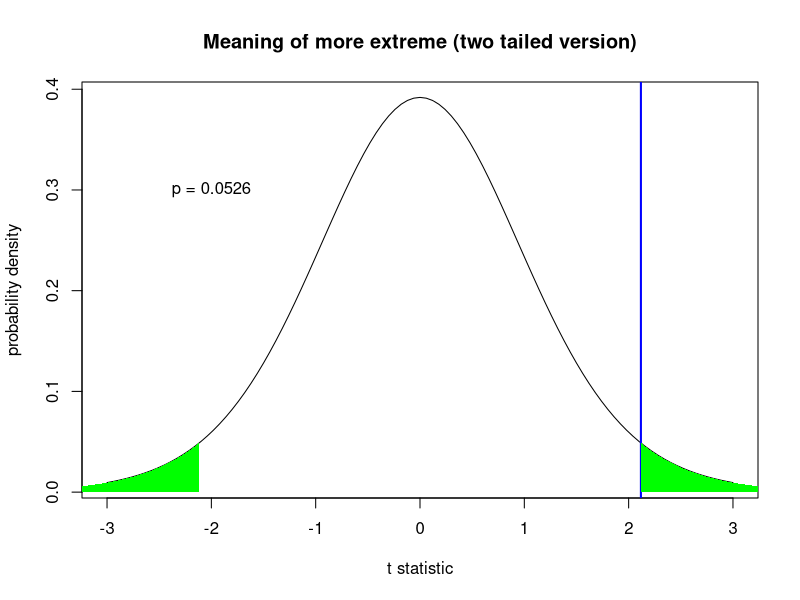
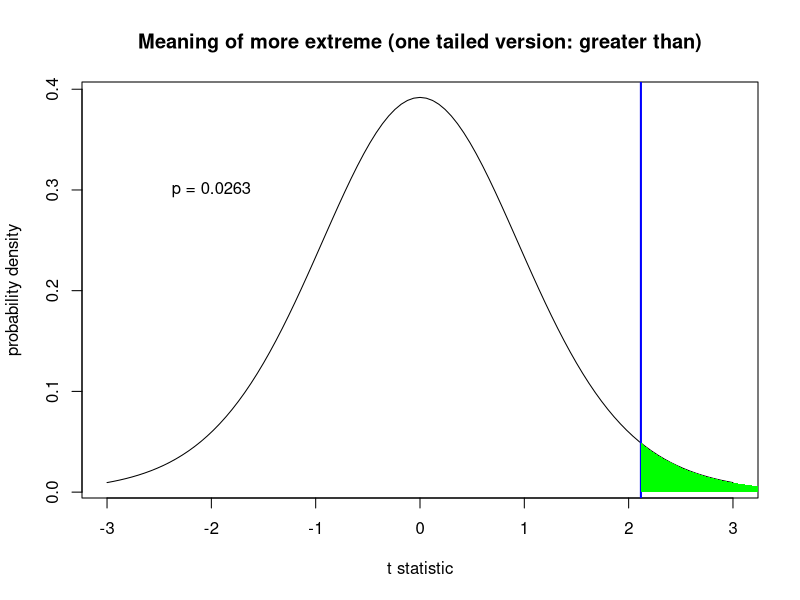
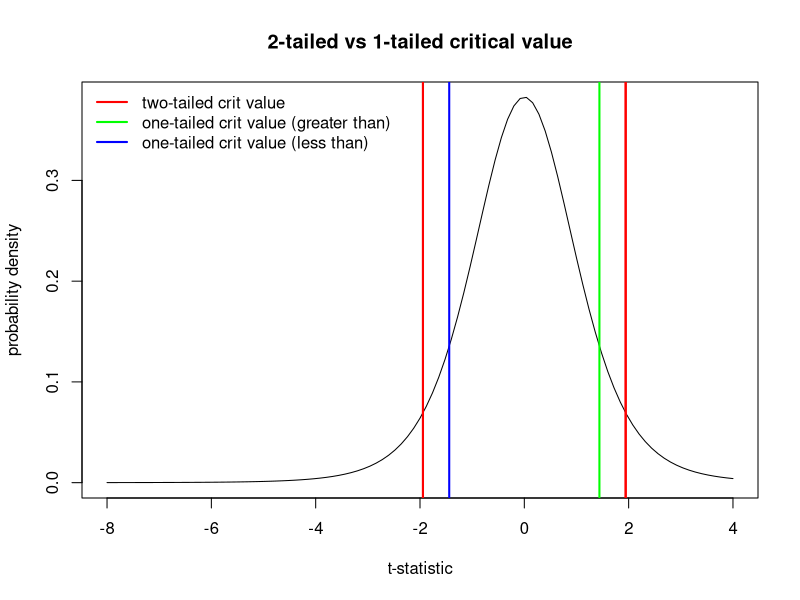
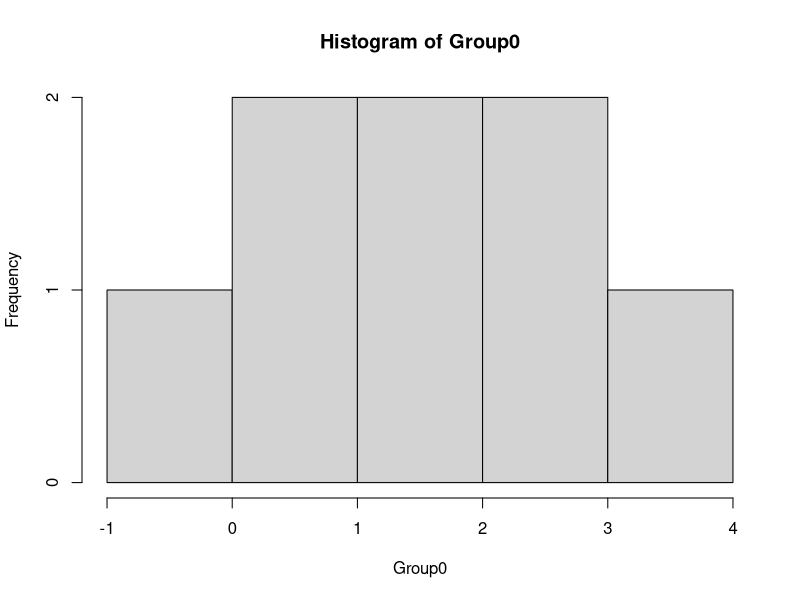
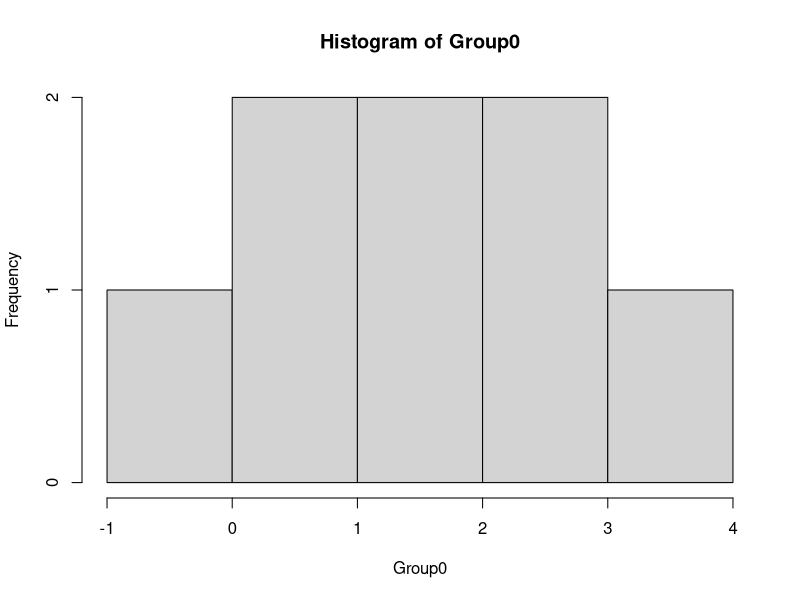
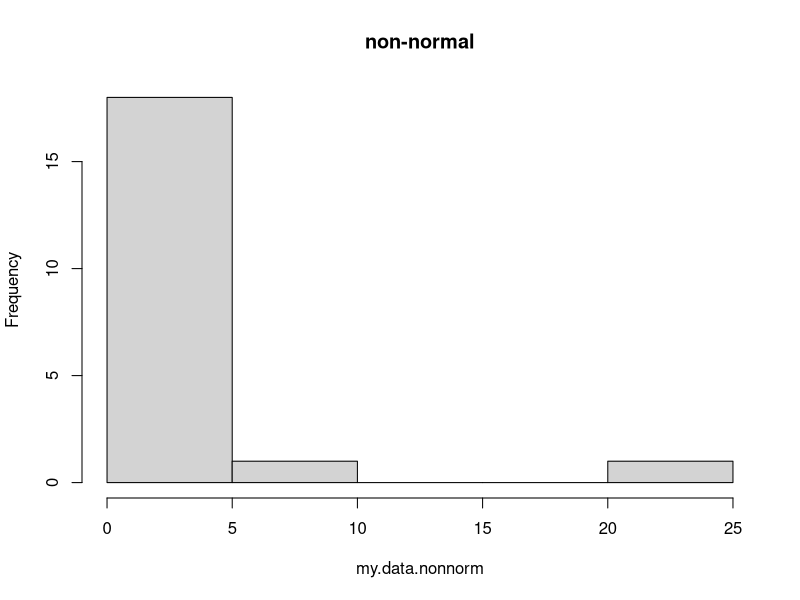
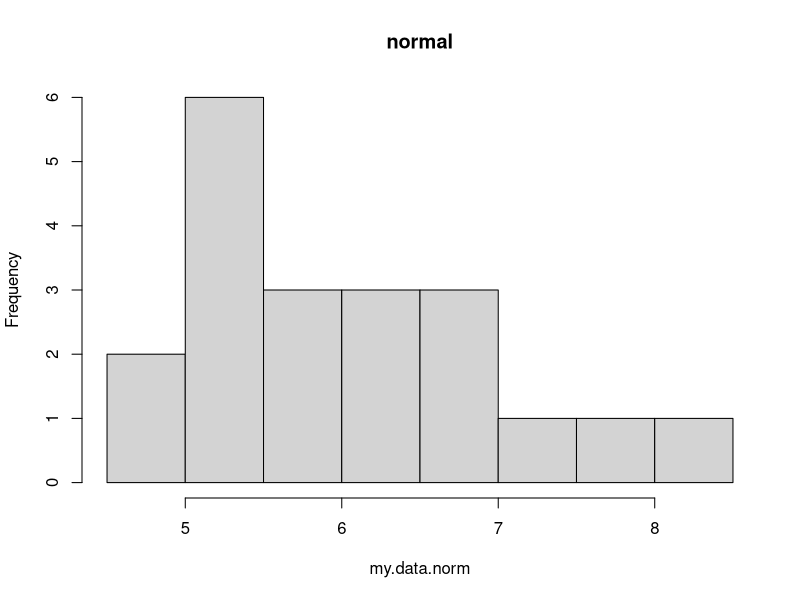
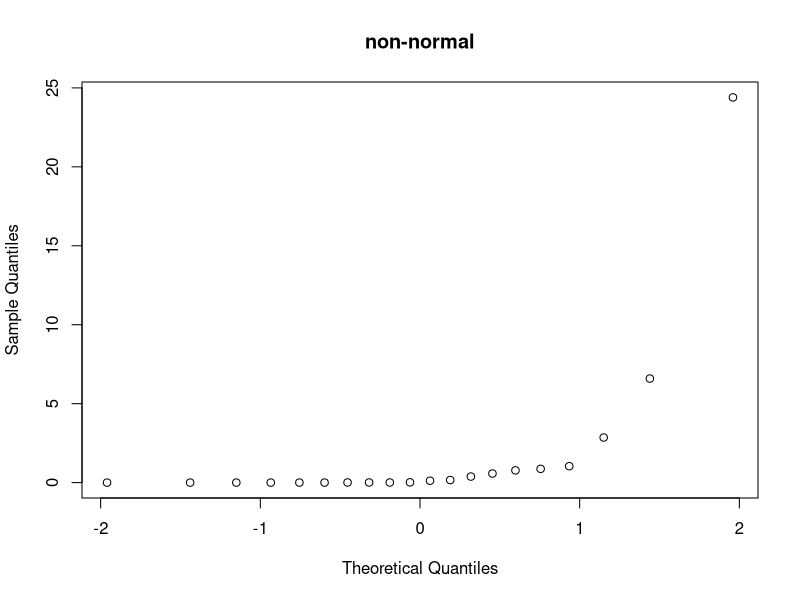

Reproduce these figures in R, in order.

############################################################
####                                                    ####  
####  NRES 710, Lecture 2                               ####
####                                                    ####
####  Kevin Shoemaker and Ben Sullivan                  #### 
####  University of Nevada, Reno                        ####
####                                                    #### 
############################################################


############################################################
####  T-tests                                           ####
############################################################



### one sample t-test (paired t-test is a type of one sample t-test)

sample.data <- rgamma(10,2,.1)
null.mean <- 10

sample.size <- length(sample.data)
sample.mean <- mean(sample.data)
sample.sd <- sd(sample.data)
std.err <- sample.sd/sqrt(sample.size)
t.stat <- (sample.mean-null.mean)/std.err

t.crit <- abs(qt(0.025,sample.size-1))   # for 2-tailed test

p.val <- (1-pt(abs(t.stat),sample.size-1))*2   # 


### alternatively use the t.test function:

t.test(sample.data,mu=null.mean)   # should get the same answer!



### two sample t-test 

sample.data.1 <- rnorm(15,55,10)
sample.data.2 <- rnorm(10,45,10)

sample.size.1 <- length(sample.data.1)
sample.size.2 <- length(sample.data.2)
sample.size.pooled <- length(sample.data.1) + length(sample.data.2)

sample.mean1 <- mean(sample.data.1)
sample.mean2 <- mean(sample.data.2)

sample.sd1 <- sd(sample.data.1)
sample.sd2 <- sd(sample.data.2)
sample.sd.pooled <- sqrt(((sample.size.1-1)*sample.sd1^2 + (sample.size.2-1)*sample.sd2^2)/(sample.size.pooled-2))

std.err.pooled <- sample.sd.pooled*sqrt(1/sample.size.1+1/sample.size.2)
t.stat <- (sample.mean1-sample.mean2)/std.err.pooled

t.crit <- abs(qt(0.025,sample.size-1))   # for 2-tailed test

p.val <- (1-pt(abs(t.stat),sample.size.pooled-2))*2   # 2-tailed test



### alternatively use the t.test function:

t.test(sample.data.1,sample.data.2,var.equal = T)   # should get the same answer!



# one vs two tailed demo

#my.data <- rnorm(15, 0.5, 1)   # generate sample data
my.data <- c(0.20119786,1.41700898,-0.72426698,0.44006284,0.01487128,-0.19031680,1.75470699,-0.81992816,2.31978530,  2.71442595,-0.31461411,0.52086138,-0.50580117,1.52260888,0.76454698)
samp.mean <- mean(my.data)
samp.sd <- sd(my.data)
samp.n <- length(my.data)
std.err <- samp.sd/sqrt(samp.n)

null.mean <- 0

t.statistic <- (samp.mean-null.mean)/std.err

### Two-tailed
curve(dt(x,samp.n-1),-3,3, main="Meaning of more extreme (two tailed version)",
      ylab="probability density",xlab="t statistic")    # visualize the sampling distribution of the t-statistic
abline(v=t.statistic,lwd=2,col="blue")

xs <- seq(abs(t.statistic),10,0.05)                
ys <- dt(xs,samp.n-1)
polygon(x=c(xs,rev(xs)),y=c(ys,rep(0,times=length(ys))),col="green",border=NA)
polygon(x=c(-xs,rev(-xs)),y=c(ys,rep(0,times=length(ys))),col="green",border=NA)

p.twosided <- pt(-abs(t.statistic),samp.n-1)*2     # two-tailed p-value

text(-2,0.3,paste("p =",round(p.twosided,4)))

### One-sided (alternative = 'greater')
curve(dt(x,samp.n-1),-3,3, main="Meaning of more extreme (one tailed version: greater than)",
      ylab="probability density",xlab="t statistic")    # visualize the sampling distribution of the t-statistic
abline(v=t.statistic,lwd=2,col="blue")

xs <- seq(t.statistic,10,0.05)                
ys <- dt(xs,samp.n-1)
polygon(x=c(xs,rev(xs)),y=c(ys,rep(0,times=length(ys))),col="green",border=NA)

p.onesided <- pt(-abs(t.statistic),samp.n-1)     # one-tailed p-value

text(-2,0.3,paste("p =",round(p.onesided,4)))



### t-crit in one tailed vs two tailed test

sample.size=7

curve(dt(x,sample.size-1),-8,4, main="2-tailed vs 1-tailed critical value",
      xlab="t-statistic",ylab="probability density")

alpha <- 0.1
t.crit.twosided <- qt(alpha/2,sample.size-1) 

abline(v=c(t.crit.twosided,abs(t.crit.twosided)),col="red",lwd=2)


t.crit.twosided <- qt(alpha/2,sample.size-1) 

abline(v=c(t.crit.twosided,abs(t.crit.twosided)),col="red",lwd=2)

t.crit.onesided <- qt(alpha,sample.size-1) 

abline(v=abs(t.crit.onesided),col="green",lwd=2)
abline(v=t.crit.onesided,col="blue",lwd=2)

legend("topleft",lwd=c(2,2,2),col=c("red","green","blue"),bty="n",legend=c("two-tailed crit value","one-tailed crit value (greater than)","one-tailed crit value (less than)"))


######
# More t-test examples


#### 
# T-tests
####

#Ttest
# Are my data greater than zero? 
Group0 <- c(0.5, -0.03, 4, 2.5, 0.89, 2.2, 1.7, 1.125)
hist(Group0)
t.test(Group0,alternative="greater") # This gets at directionality


#Are my data different than zero? 
Group0 <- c(0.5, -0.03, 4, 2.5, 0.89, 2.2, 1.7, 1.125)
hist(Group0)
t.test(Group0) # Okay, that's to zero. What about if it's different than 1? 

# are my data different than 1? 
t.test(Group0, mu=1)

# Now let's test two groups. 
# are the means equal? 
group1 <- c(7,9,6,6,6,11,6,3,8,7)
group2 <- c(11,13,8,6,14,11,13,13,10,11)
t.test(group1, group2, var.equal=T) # Notice how we set equal variance? Look at the output - "Two Sample t-test."
# is this one-tail or two? 

group1 <- c(7,9,6,6,6,11,6,3,8,7)
group2 <- c(11,13,8,6,14,11,13,13,10,11)
t.test(group1, group2) #  "Welch's Two Sample t-test"
# WELCH'S TEST IS THE DEFAULT IN R



## testing for normality

my.data.nonnorm <- rgamma(20,0.1,0.1)    # simulate some non-normal data
hist(my.data.nonnorm,main="non-normal")     # visualize the data distribution

my.data.norm <- rnorm(20,6,0.9)    # simulate some normal data
hist(my.data.norm,main="normal")     # visualize the data distribution

# visualize q-q plot

qqnorm(my.data.nonnorm,main="non-normal")   # visual test for normality

qqnorm(my.data.norm,main="normal")


# run shapiro-wilk test

shapiro.test(my.data.nonnorm)

shapiro.test(my.data.norm)


# Wilcoxon signed rank test

my.data <- rgamma(20,0.1,0.1)-2

hist(my.data)

wilcox.test(my.data)

t.test(my.data)   # t-test for comparison
  
  

# Wilcoxon signed rank test

my.data1 <- rgamma(20,0.1,0.1)-2
my.data2 <- rgamma(20,0.2,0.1)-2

median(my.data1)
median(my.data2)

wilcox.test(my.data1,my.data2)

t.test(my.data1,my.data2)   # t-test for comparison


#### perform rank test from scratch!

allobs <- c(my.data1,my.data2)
inorder <- order(allobs)

rank1 <- inorder[1:20]
rank2 <- inorder[21:40]

t.test(rank1,rank2,var.equal = T)    # perform t-test on the ranks (usually similar to Mann-Whitney test)
  

###### First we will set the population parameters:

true.mean.A <- 13.5
true.mean.B <- 13.9

true.sd <- 3.4

# Assume a two-tailed test- alternative hypothesis is that the mean of A is different from the mean of B

###### Now let's set the sampling scenario

sampsize.A <- 10
sampsize.B <- 12

###### now we will simulate a single 'experiment'

samp.A <- rnorm(sampsize.A,true.mean.A,true.sd)
samp.B <- rnorm(sampsize.B,true.mean.B,true.sd)

###### and now we can run a test!

this.test <- t.test(samp.A,samp.B,var.equal = T)

###### and determine if we rejected our null hypothesis (which we know is not true!)

this.test$p.value < 0.05




### full power analysis:

###### First we will set the population parameters:

true.mean.A <- 13.5
true.mean.B <- 13.9

true.sd <- 3.4

# Assume a two-tailed test- alternative hypothesis is that the mean of A is different from the mean of B

###### Now let's set the sampling scenario

sampsize.A <- 10
sampsize.B <- 12

###### now we will simulate LOTS of  'experiments'

pvals <- numeric(1000)

for(i in 1:1000){
  samp.A <- rnorm(sampsize.A,true.mean.A,true.sd)
  samp.B <- rnorm(sampsize.B,true.mean.B,true.sd)
  
  ###### and now we can run a test!
  
  this.test <- t.test(samp.A,samp.B,var.equal = T)
  
  ###### and determine if we rejected our null hypothesis (which we know is not true!)
  
  pvals[i] <- this.test$p.value
}

 # hist(pvals)

length(which(pvals<0.05))/1000


### full power analysis WITH SAMPLE SIZE DETERMINATION:

###### First we will set the population parameters:

true.mean.A <- 13.5
true.mean.B <- 13.9

true.sd <- 3.4

# Assume a two-tailed test- alternative hypothesis is that the mean of A is different from the mean of B


###### now we will simulate LOTS of  'experiments' under different sample sizes

sampsize <- seq(5,400,10)

power <- numeric(length(sampsize))

for(j in 1:length(sampsize)){
  
  pvals <- numeric(1000)
  for(i in 1:1000){
    samp.A <- rnorm(sampsize[j],true.mean.A,true.sd)
    samp.B <- rnorm(sampsize[j],true.mean.B,true.sd)
    
    ###### and now we can run a test!
    
    this.test <- t.test(samp.A,samp.B,var.equal = T)
    
    ###### and determine if we rejected our null hypothesis (which we know is not true!)
    
    pvals[i] <- this.test$p.value
  }

 # hist(pvals)

  power[j] <- length(which(pvals<0.05))/1000
}

names(power) <- sampsize

plot(power~sampsize)
